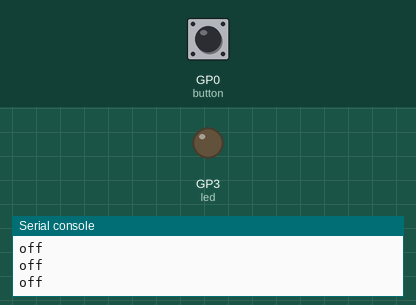
Bench run of a program on a simulated Raspberry Pi Pico running MicroPython. Parts: output pins drawn as LEDs (lit = HIGH), the last lines printed to the serial console. The inputs (shaded band) are chosen by the test bench; at power-on: GP0 (button) HIGH.

Above: at 1.2 s.
1.3 s: GP0 (button) pulled LOW for 0.15 s
At 1.42 s:
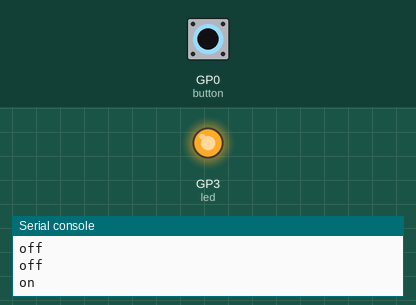
3.0 s: GP0 (button) pulled LOW for 3.2 s
At 7.5 s:
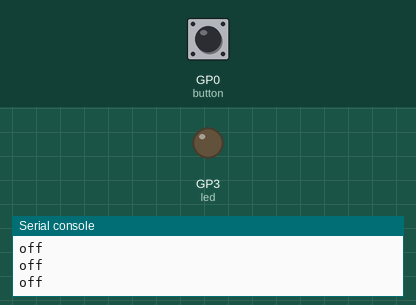
Timing chart, 0 to 9.0 s (numbered marks = the images above; inputs shaded):
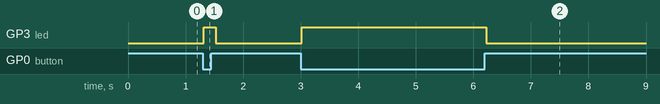

The program:

led_blink_pcb.py
```python
from picozero import Button, LED
from time import sleep

button = Button(0)
led = LED(3)

while True:
    if button.is_pressed:
        print("on")
        led.on()
    else:
        print("off")
        led.off()
    sleep(0.1)
```

Measured:
- after the input at 1.3 s, GP3 (led): LOW → HIGH at once, → LOW 0.20 s later
- after the input at 3.0 s, GP3 (led): LOW → HIGH at once, → LOW 3.2 s later
